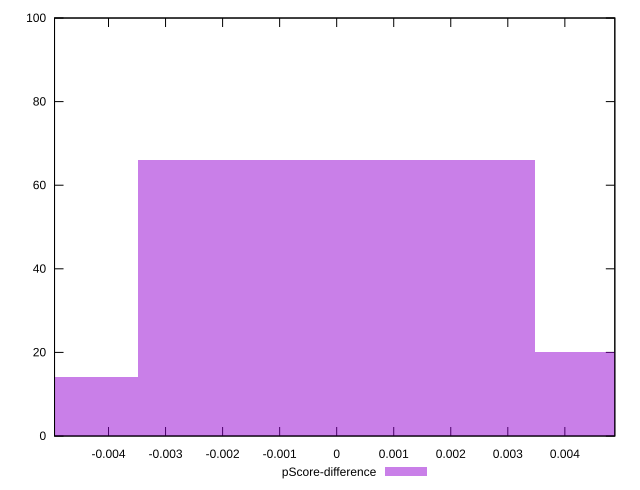

The gnuplot source for this figure:
reset

$pScoreDifference <<EOF
0 66
-0.006951927079152756 14
0.006951927079152756 20
EOF

set key outside below
set boxwidth 0.006951927079152756
set xrange [-0.004946390958358915:0.004876114999176506]
set yrange [0:100]
set trange [0:100]
set style fill transparent solid 0.5 noborder
set terminal svg size 640, 490 enhanced background rgb 'white'
set output "reports/report_00028_2021-02-24T12-49-42.674Z/first-meaningful-paint/samples/agenda/pScore-difference/histogram.svg"

plot $pScoreDifference title "pScore-difference" with boxes

reset
